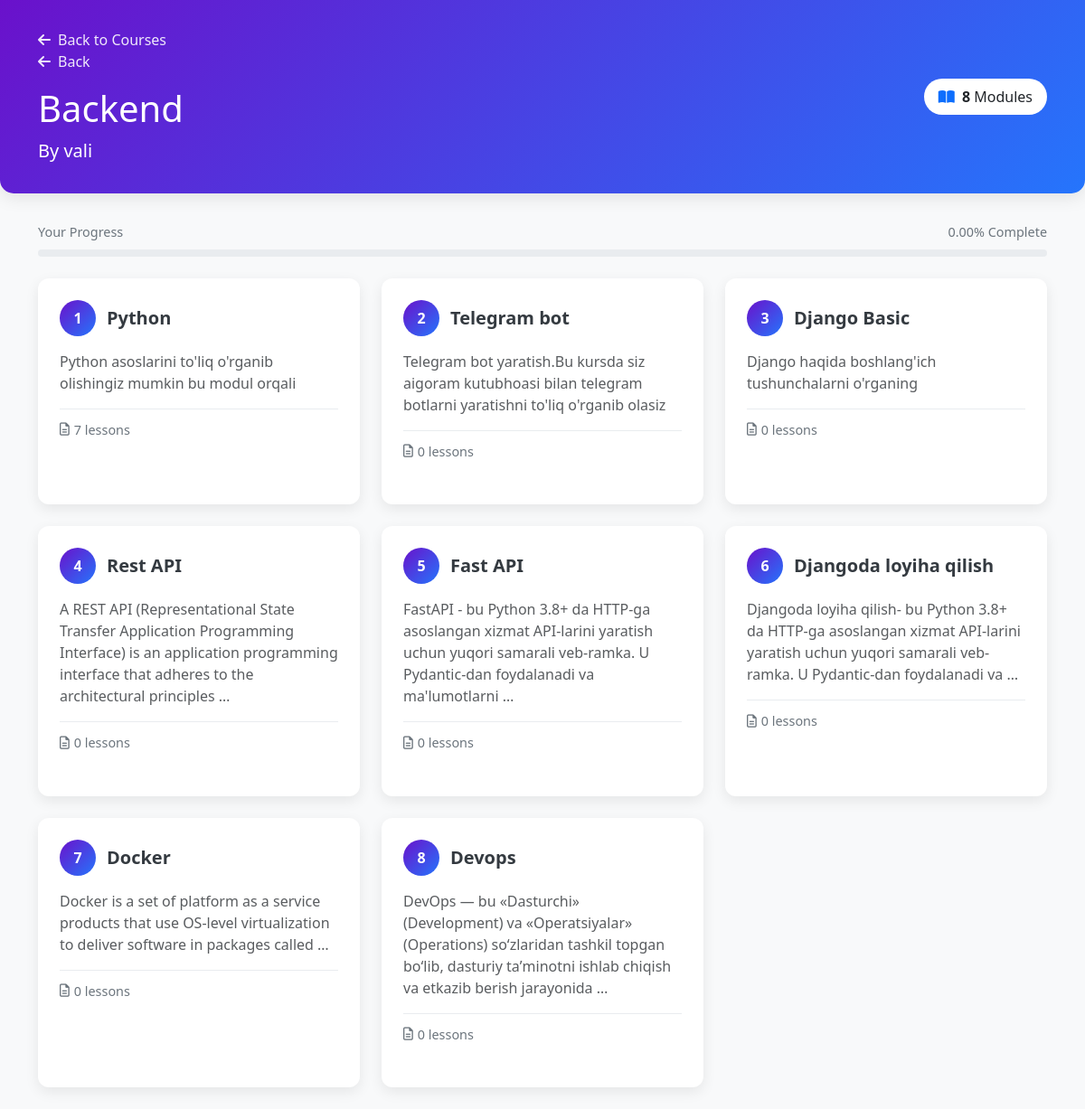
The app's page /courses/courses/1/continue/ (signed in) with its own data.
### courses/models.py (models this page shows, shortened)
class Course(models.Model):
    courselist = models.ForeignKey(CourseList, related_name="courses", on_delete=models.CASCADE)
    title = models.CharField(max_length=200)
    description = models.TextField(blank=True)
    author = models.ForeignKey(
        settings.AUTH_USER_MODEL,
        on_delete=models.CASCADE,
    )
    profile_image = models.ImageField(upload_to='course_images/', blank=True, null=True)
    modules_count = models.PositiveIntegerField(default=0)  # admindan qo‘shish mumkin
    rating = models.FloatField(
        default=0,
        validators=[MinValueValidator(0), MaxValueValidator(5)]
    )
    total_videos = models.PositiveIntegerField(default=0)
    min_duration = models.DurationField(default=timedelta, blank=True, null=True)
    students_count = models.PositiveIntegerField(default=0)

class Enrollment(models.Model):
    user = models.ForeignKey(settings.AUTH_USER_MODEL, on_delete=models.CASCADE)
    course = models.ForeignKey(Course, related_name="enrollments", on_delete=models.CASCADE)
    joined_at = models.DateTimeField(auto_now_add=True)
    progress = models.DecimalField(max_digits=5, decimal_places=2, default=0)
    class Meta:
        unique_together = ('user', 'course')

class Module(models.Model):
    course = models.ForeignKey(Course, related_name="modules", on_delete=models.CASCADE)
    title = models.CharField(max_length=200)
    description = models.TextField(blank=True)

### users/models.py (models this page shows, shortened)
class CustomUser(AbstractUser):
    email = models.EmailField(unique=True)
    phone = models.CharField(max_length=20, blank=True, null=True)
    fio = models.CharField(max_length=255, blank=True, null=True)
    profile_image = models.ImageField(
        upload_to='profile_images/',          # images/profile_images/ ichida saqlanadi
        blank=True,
        null=True
    )
    coins = models.PositiveIntegerField(default=0)
    ROLE_CHOICES = (
        ('student', 'Student'),
        ('teacher', 'Teacher'),
        ('superuser', 'Superuser'),
    )
    role = models.CharField(max_length=20, choices=ROLE_CHOICES, default='student')
    USERNAME_FIELD = 'email'
    REQUIRED_FIELDS = ['username']

### courses/views.py (the view)
# urls.py: path('courses/<int:pk>/continue/', views.continue_learning, name='continue_learning'),
@login_required
def continue_learning(request, pk):
    course = get_object_or_404(Course, pk=pk)
    modules = course.modules.all()
    enrollment = Enrollment.objects.filter(user=request.user, course=course).first()
    return render(request, "module_detail.html", {
        "course": course,
        "modules": modules,
        "enrollment": enrollment
    })

### courses/templates/module_detail.html (shortened to what this page needs)
<!DOCTYPE html>
<html lang="uz">
<head>
    <link href="https://cdn.jsdelivr.net/npm/bootstrap@5.3.2/dist/css/bootstrap.min.css" rel="stylesheet">
    <link rel="stylesheet" href="https://cdnjs.cloudflare.com/ajax/libs/font-awesome/6.4.0/css/all.min.css">
</head>
<body>
    <div class="module-header">
        <div class="container">
            <div class="d-flex justify-content-between align-items-center">
                <div>
                    <a href="{% url 'profile' %}" class="back-to-courses">
                        <i class="fas fa-arrow-left"></i>
                        Back to Courses
                    </a>
                    <p>
                        <a href="{% url 'enroll_course' course.pk %}" class="back-to-courses">
                        <i class="fas fa-arrow-left"></i>
                        Back
                    </a>
                    </p>
                    <h1 class="mt-3 mb-0">{{ course.title }}</h1>
                    <p class="lead mb-0 mt-2">By {{ course.author.get_full_name|default:course.author.username }}</p>
                </div>
                <div class="text-end">
                    <div class="d-inline-block bg-white text-dark px-3 py-2 rounded-pill">
                        <i class="fas fa-book-open me-1 text-primary"></i>
                        <span class="fw-bold">{{ modules.count }}</span> Modules
                    </div>
                </div>
            </div>
        </div>
    </div>
    <div class="container">
        {% if enrollment %}
        <div class="progress-container">
            <div class="progress-text">
                <span>Your Progress</span>
                <span>{{ enrollment.progress }}% Complete</span>
            </div>
            <div class="progress-bar">
            </div>
        </div>
        {% endif %}
        <div class="row">
            {% for module in modules %}
            <div class="col-lg-6 col-xl-4 mb-4">
                <div class="module-card h-100"
                    onclick="window.location.href='{% url 'topic_list_by_module' module.course.pk module.pk %}'"
                    style="cursor: pointer;">
                    <div class="module-card-body">
                        <div class="d-flex align-items-center mb-3">
                            <span class="module-number">{{ forloop.counter }}</span>
                            <h3 class="module-title mb-0">{{ module.title }}</h3>
                </div>
                    <p class="text-muted">{{ module.description|truncatewords:20 }}</p>
                    <div class="module-meta">
                        <span class="module-meta-item">
                            <i class="far fa-file-alt"></i>
                            {{ module.topics.count }} lessons
                        </span>
                    </div>
                </div>
        </div>
    </div>
    {% endfor %}
</div>
    </div>
</body>
</html>

### courses/templates/module_detail.html (style rules this page uses)
body { background-color: #f8f9fa; font-family: 'Segoe UI', Tahoma, Geneva, Verdana, sans-serif; }
.module-header { background: linear-gradient(135deg, #6a11cb 0%, #2575fc 100%); color: white; padding: 2rem 0; margin-bottom: 2rem; border-radius: 0 0 15px 15px; box-shadow: 0 4px 20px rgba(0, 0, 0, 0.1); }
.module-card { background: white; border-radius: 12px; overflow: hidden; transition: all 0.3s ease; box-shadow: 0 5px 15px rgba(0, 0, 0, 0.08); margin-bottom: 1.5rem; cursor: pointer; border: none; height: 100%; }
.module-card-body { padding: 1.5rem; }
.module-number { display: inline-flex; align-items: center; justify-content: center; width: 40px; height: 40px; background: linear-gradient(135deg, #6a11cb 0%, #2575fc 100%); color: white; border-radius: 50%; font-weight: bold; margin-right: 12px; }
.module-title { font-weight: 700; font-size: 1.25rem; color: #343a40; margin-bottom: 0.75rem; }
.module-meta { display: flex; justify-content: space-between; color: #6c757d; font-size: 0.9rem; margin-top: 1rem; padding-top: 0.75rem; border-top: 1px solid #e9ecef; }
.module-meta-item { display: flex; align-items: center; gap: 5px; }
.back-to-courses { color: rgba(255, 255, 255, 0.9); text-decoration: none; display: inline-flex; align-items: center; gap: 8px; transition: all 0.2s; }
.progress-container { margin: 1.5rem 0; }
.progress-text { display: flex; justify-content: space-between; margin-bottom: 8px; font-size: 0.9rem; color: #6c757d; }
.progress-bar { height: 8px; border-radius: 4px; background-color: #e9ecef; overflow: hidden; }

### records on screen
Course: title "Backend", author.get_full_name "vali", count "8"
Enrollment: progress "0.00"
Module: title "Python", description "Python asoslarini to'liq o'rganib olishingiz mumkin bu modul orqali", topics.count "7"
Module: title "Telegram bot", description "Telegram bot yaratish.Bu kursda siz aigoram kutubhoasi bilan telegram botlarni yaratishni to'liq o'rganib olasiz", topics.count "0"
Module: title "Django Basic", description "Django haqida boshlang'ich tushunchalarni o'rganing", topics.count "0"
Module: title "Rest API", description "A REST API (Representational State Transfer Application Programming Interface) is an application programming interface that adheres to the architectural principles …", topics.count "0"
Module: title "Fast API", description "FastAPI - bu Python 3.8+ da HTTP-ga asoslangan xizmat API-larini yaratish uchun yuqori samarali veb-ramka. U Pydantic-dan foydalanadi va ma'lumotlarni …", topics.count "0"
Module: title "Djangoda loyiha qilish", description "Djangoda loyiha qilish- bu Python 3.8+ da HTTP-ga asoslangan xizmat API-larini yaratish uchun yuqori samarali veb-ramka. U Pydantic-dan foydalanadi va …", topics.count "0"
Module: title "Docker", description "Docker is a set of platform as a service products that use OS-level virtualization to deliver software in packages called …", topics.count "0"
Module: title "Devops", description "DevOps — bu «Dasturchi» (Development) va «Operatsiyalar» (Operations) soʻzlaridan tashkil topgan boʻlib, dasturiy taʼminotni ishlab chiqish va etkazib berish jarayonida …", topics.count "0"
